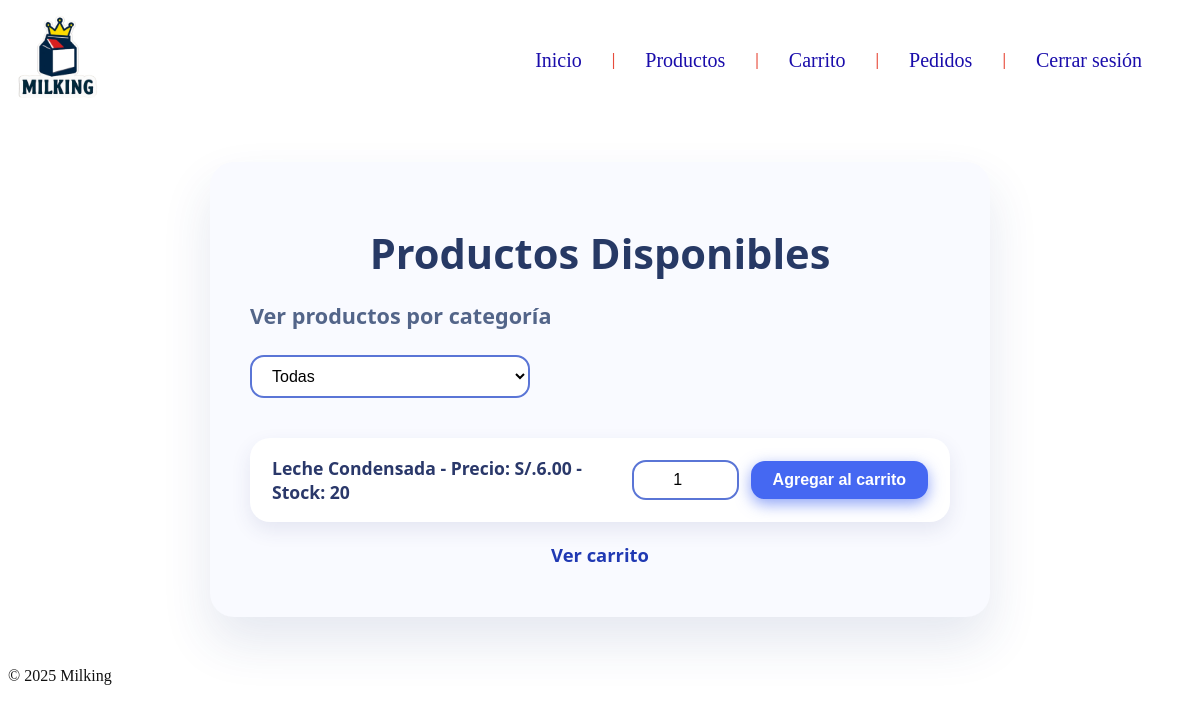
/productos/, run on an earlier commit of the app's database.
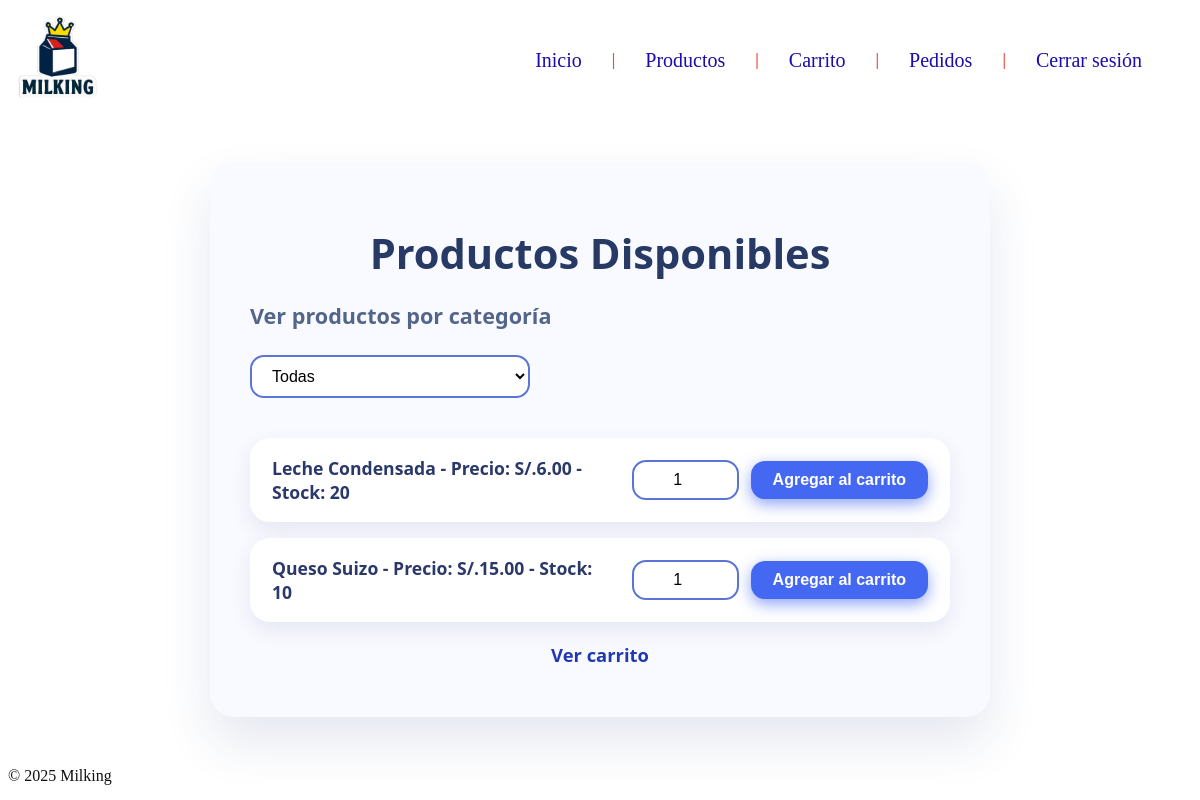
And on a later commit of the database.
### Cliente/producto/models.py (models this page shows, shortened)
class Producto(models.Model):
    id_producto = models.AutoField(primary_key=True)
    id_categoria = models.ForeignKey(Categoria, on_delete=models.CASCADE)
    nombre_producto = models.CharField(max_length=50)
    precio = models.DecimalField(max_digits=10, decimal_places=2)
    stock = models.IntegerField()

### Cliente/producto/Controller/productoController.py (the view)
# urls.py: path('', productoController.lista_productos, name='lista_productos'),
def lista_productos(request):
    categorias = Categoria.objects.all()
    productos = Producto.objects.filter(stock__gt=0)
    context = {
        'categorias': categorias,
        'productos': productos,
        'categoria_actual': None,  # Indica que estamos en "Todas"
    }
    return render(request, 'producto/lista_productos.html', context)

### Cliente/producto/templates/producto/lista_productos.html (shortened to what this page needs)
{% extends 'base.html' %}
{% load static %}
{% block extra_css %}
<link rel="stylesheet" href="{% static 'producto/lista_producto.css' %}">
{% endblock %}
{% block content %}
<div class="producto-lista-container">
    <h1>Productos Disponibles</h1>
    <h2>Ver productos por categoría</h2>
    <form id="categoria-form" method="get">
        <select id="categoria-select">
            <option value="{% url 'producto:lista_productos' %}"
                    {% if not categoria_actual %}selected{% endif %}>
                Todas
            </option>
        </select>
    </form>
    <ul class="product-list">
        {% for producto in productos %}
        <li>
            <span class="product-info">
                <strong>{{ producto.nombre_producto }}</strong> - Precio: S/.{{ producto.precio }} - Stock: {{ producto.stock }}
            </span>
            <form action="{% url 'producto:agregar_al_carrito' producto.id_producto %}" method="post" class="cart-form">
                <input type="number" name="cantidad" min="1" max="{{ producto.stock }}" value="1" required>
                <button type="submit" class="add-to-cart-btn">Agregar al carrito</button>
            </form>
        </li>
        {% empty %}
        <li>No hay productos disponibles.</li>
        {% endfor %}
    </ul>
    <a href="{% url 'producto:ver_carrito' %}" class="ver-carrito-link">Ver carrito</a>
</div>
{% endblock %}

What changed in the data, as far as the page shows it:
added Producto: nombre_producto "Queso Suizo", precio "15.00", stock "10"
